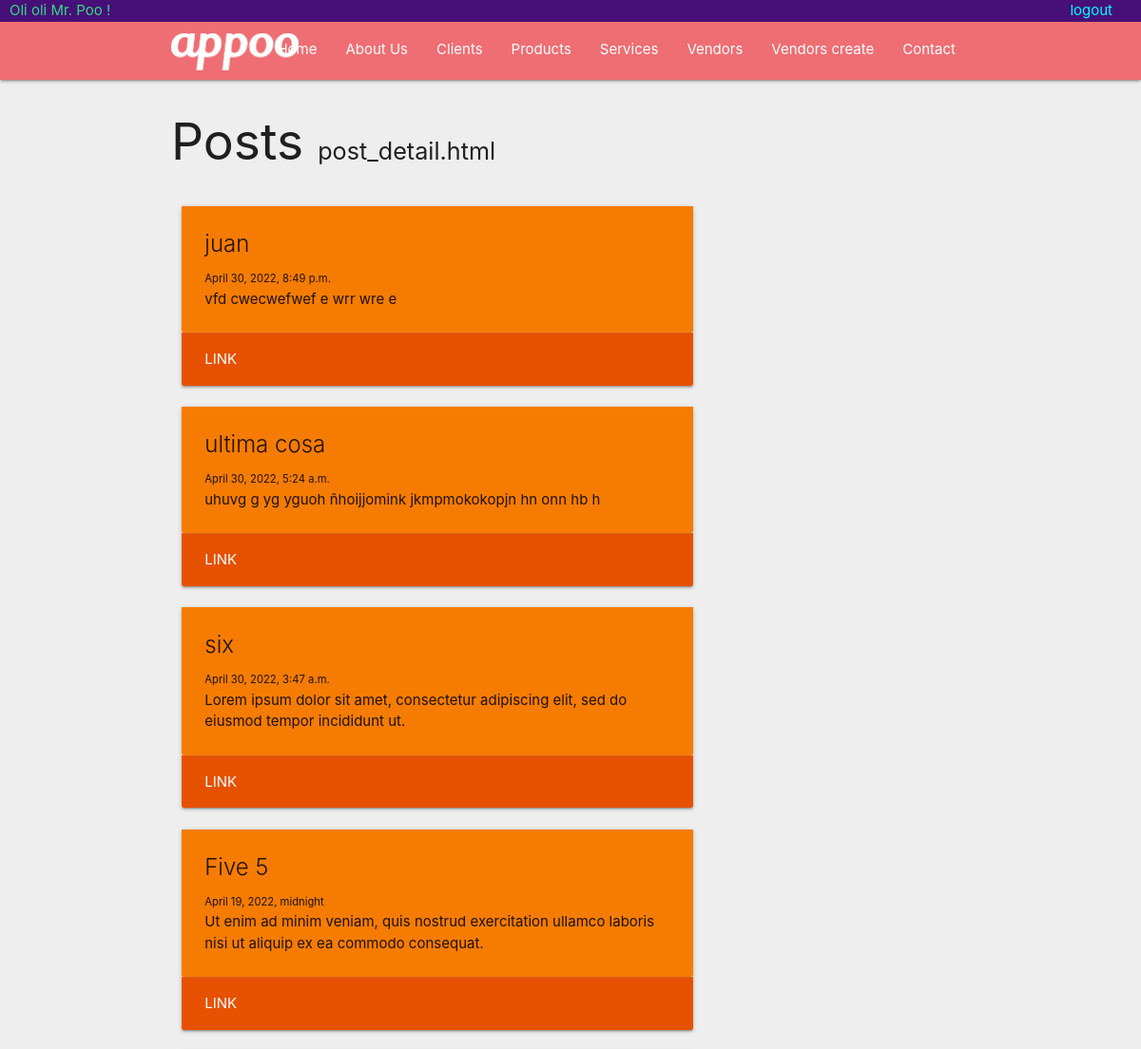
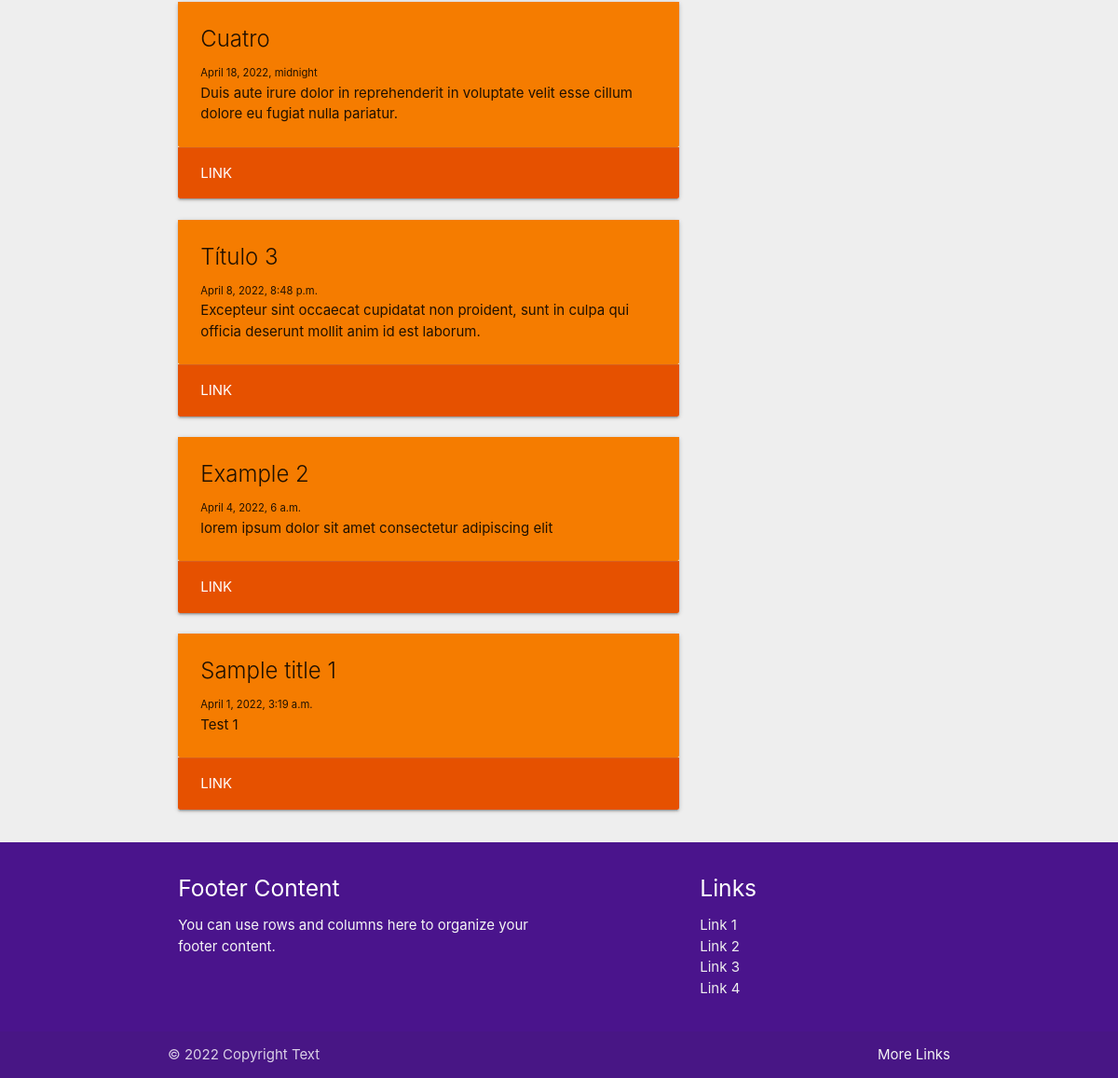
Page /post_list (signed in) on the committed database (2 pictures, top to bottom).
### store/models.py (models this page shows, shortened)
class Post(models.Model):
    author = models.ForeignKey(settings.AUTH_USER_MODEL, on_delete=models.CASCADE)
    title = models.CharField(max_length=200)
    text = models.TextField()
    created_date = models.DateTimeField(
            default=timezone.now)
    published_date = models.DateTimeField(
            blank=True, null=True)

### store/views.py (the view)
# urls.py: path('post_list',views.post_all),
def post_all(request):
    query_post = Post.objects.all().order_by('-published_date')
    return render(request,'store/post_list.html',{'nbar':'post_list','query_post':query_post})

### store/templates/store/post_list.html (shortened to what this page needs)
{% extends 'base-store.html' %}
{% block content %}
<div class="container">
    <h2>
        <span>Posts</span>
        <span class="flow-text">post_detail.html</span>
    </h2>
    <div class="row">
        {% for item in query_post %}
        <div class="col s12 m8">
            <div class="card">
                <div class="card-content orange darken-2">
                    <span class="card-title">{{item.title}}</span>
                    <small>{{item.published_date }}</small>
                    <p>{{item.text }}</p>
                </div>
                <div class="card-action orange darken-4">
                    <a class="white-text" href="#">link</a>
                </div>
            </div>
        </div>
        {% endfor %}
    </div>
</div>
{% endblock %}

### templates/base-store.html (shortened to what this page needs)
{% load static %}
<!DOCTYPE html>
<html lang="en">
<head>
  <link rel="stylesheet" href="{% static '/store/css/style.css' %}">
  <link rel="stylesheet" href="https://cdnjs.cloudflare.com/ajax/libs/materialize/1.0.0/css/materialize.min.css">
</head>
<body class="grey lighten-3">
    <div class="bar_log">
      {% if user.is_authenticated %}
      <div class="who">
        Oli oli {{user.first_name}} {{user.last_name}} !
      </div>
      <div class="log">
        <a href="{% url 'logout' %}">logout</a>
      </div>
      {% else %}
      <div class="log">
        <a href="{% url 'register_user' %}">register</a>
        <a href="{% url 'login' %}">login</a>
      </div>
        {% endif %}
    </div>
  <nav>
    <div class="container">
      <div class="nav-wrapper">
        <a href="../" class="brand-logo">
          <img class="logo-me" src="{% static '/store/img/logo-white.png' %}" alt="My image">
        </a>
        <ul class="right hide-on-med-and-down">
          <li {% if nbar == 'home' %} class="active" {% endif %}><a href="../">Home</a></li>
          <li {% if nbar == 'about' %} class="active" {% endif %}><a href="../about">About Us</a></li>
          <li {% if nbar == 'clients' %} class="active" {% endif %}><a href="../clients">Clients</a></li>
          <li {% if nbar == 'products' %} class="active" {% endif %}><a href="../products">Products</a></li>
          <li {% if nbar == 'services' %} class="active" {% endif %}><a href="../services">Services</a></li>
          <li {% if nbar == 'contact' %} class="active" {% endif %}><a href="../vendors">Vendors</a></li>
          <li {% if nbar == 'contact' %} class="active" {% endif %}><a href="../vendors_create">Vendors create</a></li>
          <li {% if nbar == 'contact' %} class="active" {% endif %}><a href="../contact">Contact</a></li>
        </ul>
      </div>
    </div>
  </nav>
  {% block content %}contenido{% endblock content %}
    <footer class="page-footer purple darken-4">
      <div class="container">
        <div class="row">
          <div class="col l6 s12">
            <h5 class="white-text">Footer Content</h5>
            <p class="grey-text text-lighten-4">You can use rows and columns here to organize your footer content.</p>
          </div>
          <div class="col l4 offset-l2 s12">
            <h5 class="white-text">Links</h5>
            <ul>
              <li><a class="grey-text text-lighten-3" href="#!">Link 1</a></li>
              <li><a class="grey-text text-lighten-3" href="#!">Link 2</a></li>
              <li><a class="grey-text text-lighten-3" href="#!">Link 3</a></li>
              <li><a class="grey-text text-lighten-3" href="#!">Link 4</a></li>
            </ul>
          </div>
        </div>
      </div>
      <div class="footer-copyright">
        <div class="container">
        © 2022 Copyright Text
        <a class="grey-text text-lighten-4 right" href="#!">More Links</a>
        </div>
      </div>
    </footer>
</body>
</html>

### store/static/store/css/style.css (style rules this page uses)
.bar_log { position: relative; height: 20px; z-index: 1; }
.bar_log .log { position: fixed; width: 100%; text-align: right; background: rgb(71, 15, 120); margin-bottom: 30px; }
.bar_log .log a { color: #0ff; margin-right: 30px; }
.who { position: fixed; color: #36dc83; z-index: 2; margin-left: 10px; }

### templates/base-store.html (style rules this page uses)
.logo-me { height: 2.6rem; margin-top:1rem }

### rows in the picture
Post: title "juan", published_date "April 30, 2022, 8:49 p.m.", text "vfd cwecwefwef e wrr wre e"
Post: title "ultima cosa", published_date "April 30, 2022, 5:24 a.m.", text "uhuvg g yg yguoh ñhoijjomink jkmpmokokopjn hn onn hb h"
Post: title "six", published_date "April 30, 2022, 3:47 a.m.", text "Lorem ipsum dolor sit amet, consectetur adipiscing elit, sed do eiusmod tempor incididunt ut."
Post: title "Five 5", published_date "April 19, 2022, midnight", text "Ut enim ad minim veniam, quis nostrud exercitation ullamco laboris nisi ut aliquip ex ea commodo consequat."
Post: title "Cuatro", published_date "April 18, 2022, midnight", text "Duis aute irure dolor in reprehenderit in voluptate velit esse cillum dolore eu fugiat nulla pariatur."
Post: title "Título 3", published_date "April 8, 2022, 8:48 p.m.", text "Excepteur sint occaecat cupidatat non proident, sunt in culpa qui officia deserunt mollit anim id est laborum."
Post: title "Example 2", published_date "April 4, 2022, 6 a.m.", text "lorem ipsum dolor sit amet consectetur adipiscing elit"
Post: title "Sample title 1", published_date "April 1, 2022, 3:19 a.m.", text "Test 1"

### other values in the picture
{{ user.first_name }} "Mr."
{{ user.last_name }} "Poo"
